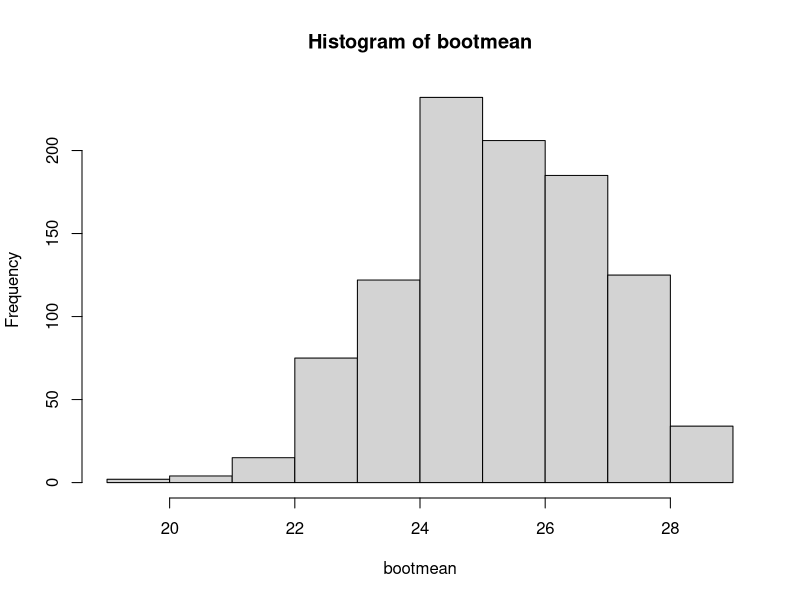
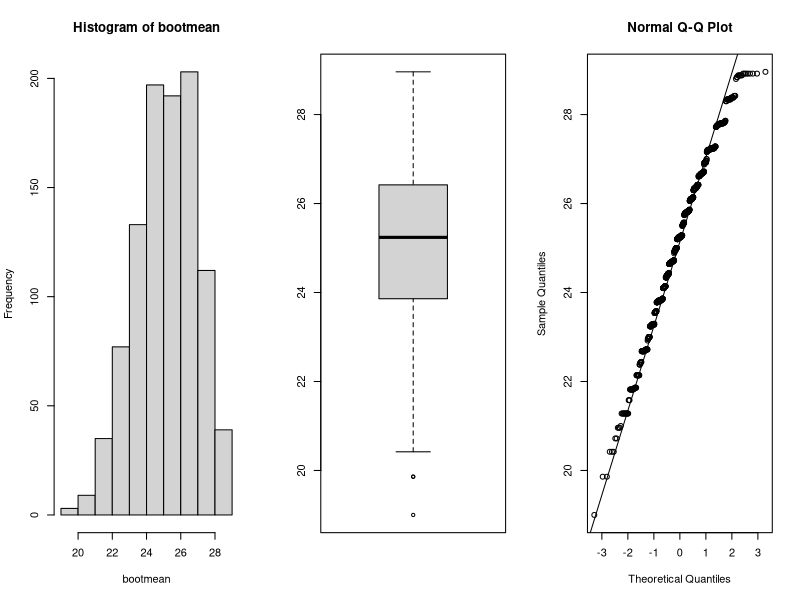

Write the R code that produced these figures, in order.
x <- c(23.3,26.1,19.0,28.8,29.0)

bootsample1 <- sample(x, size=length(x), replace=TRUE)
bootsample2 <- sample(x, size=length(x), replace=TRUE)
bootsample3 <- sample(x, size=length(x), replace=TRUE)

#What does this do?

R <- 1000
bootmean <- numeric(R)
x <- c(23.3,26.1,19.0,28.8,29.0)
mean(x) # mean of the original sample
for (i in 1:R) {
  bootsample <- sample(x, size=length(x), replace=TRUE)
  bootmean[i] <- mean(bootsample)}

bootmean
summary(bootmean)
sd(bootmean)
hist(bootmean)
####################################
#### Bootstrap Standard Errors #####
## Code to obtain bootstrap SE: ####
####################################
bootsample
  
  x <- c(23.3,26.1,19.0,28.8,29.0)
se.trad <- sd(x)/sqrt(length(x))
for (i in 1:R) {
  bootsample <- sample(x, size=length(x), replace=TRUE)
  bootmean[ i] <- mean(bootsample)}
sd(bootmean)

####################################
##### This puts more than one   ####
#####  plot on the same page    ####
####################################

help("par")  ## <<<<<<<<
par(mfrow = c(1,3))
hist(bootmean)
boxplot(bootmean)
qqnorm(bootmean)
qqline(bootmean)

